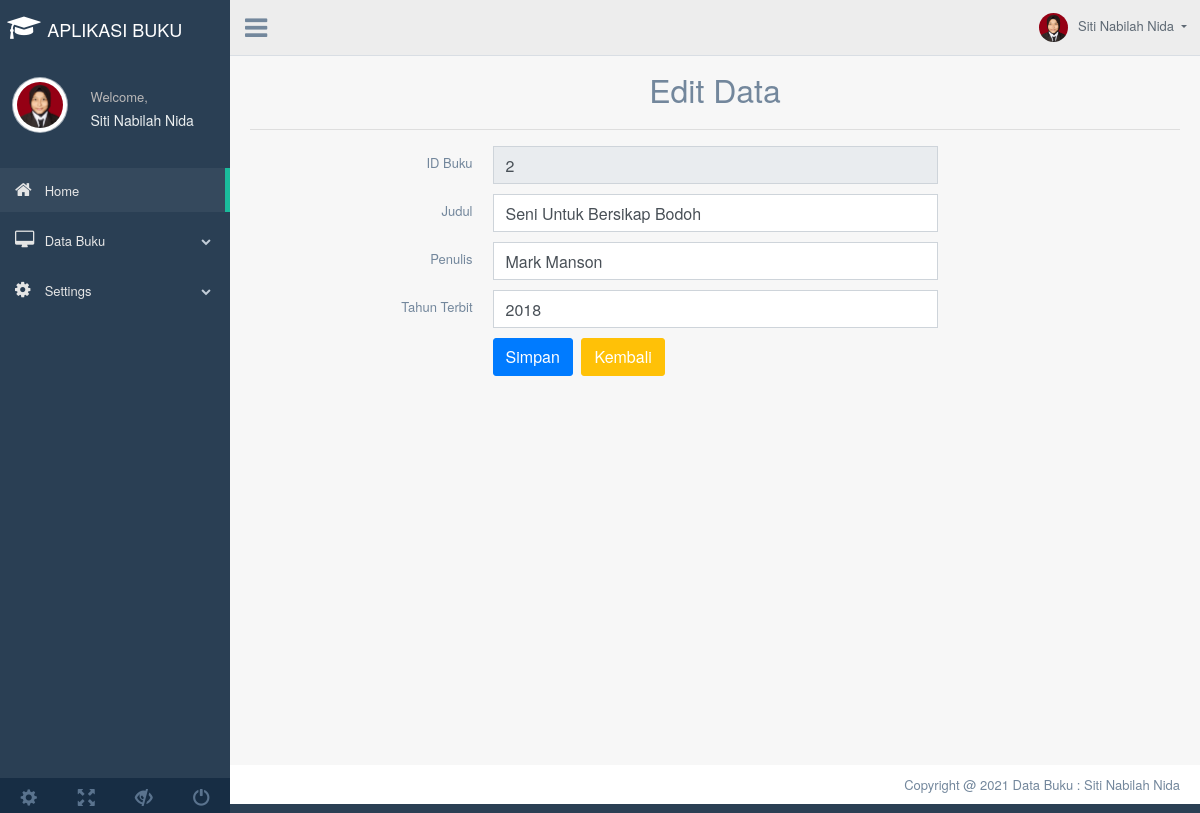
The app's page /index.php?page=edit_buku&id_buku=2 with its own data.
### tables this page shows
CREATE TABLE `buku` (
  `id_buku` int(11) NOT NULL,
  `judul` varchar(50) NOT NULL,
  `penulis` varchar(35) NOT NULL,
  `tahun_terbit` varchar(4) NOT NULL
);

### edit.php (the view, shortened to what this page needs)
<?php include('config.php'); ?>
	<div class="container" style="margin-top:20px">
		<center><font size="6">Edit Data</font></center>
		<hr>
		<?php
		if(isset($_GET['id_buku'])){
			$id_buku = $_GET['id_buku'];
			$select = mysqli_query($koneksi, "SELECT * FROM buku WHERE id_buku='$id_buku'") or die(mysqli_error($koneksi));
			if(mysqli_num_rows($select) == 0){
				echo '<div class="alert alert-warning">ID tidak ada dalam database.</div>';
				exit();
			}else{
				$data = mysqli_fetch_assoc($select);
			}
		}
		?>
		<form action="index.php?page=edit_buku&id_buku=<?php echo $id_buku; ?>" method="post">
			<div class="item form-group">
				<label class="col-form-label col-md-3 col-sm-3 label-align">ID Buku</label>
				<div class="col-md-6 col-sm-6">
					<input type="text" name="id_buku" class="form-control" size="4" value="<?php echo $data['id_buku']; ?>" readonly required>
				</div>
			</div>
			<div class="item form-group">
				<label class="col-form-label col-md-3 col-sm-3 label-align">Judul</label>
				<div class="col-md-6 col-sm-6">
					<input type="text" name="judul" class="form-control" value="<?php echo $data['judul']; ?>" required>
				</div>
			</div>
			<div class="item form-group">
				<label class="col-form-label col-md-3 col-sm-3 label-align">Penulis</label>
				<div class="col-md-6 col-sm-6">
					<input type="text" name="penulis" class="form-control" value="<?php echo $data['penulis']; ?>" required>
				</div>
			</div>
			<div class="item form-group">
				<label class="col-form-label col-md-3 col-sm-3 label-align">Tahun Terbit</label>
				<div class="col-md-6 col-sm-6">
					<input type="text" name="tahun_terbit" class="form-control" value="<?php echo $data['tahun_terbit']; ?>" required>
				</div>
			</div>
			<div class="item form-group">
				<div class="col-md-6 col-sm-6 offset-md-3">
					<input type="submit" name="submit" class="btn btn-primary" value="Simpan">
					<a href="index.php?page=tampil_buku" class="btn btn-warning">Kembali</a>
				</div>
			</div>
		</form>
	</div>

### records on screen
buku: id_buku "2", judul "Seni Untuk Bersikap Bodoh", penulis "Mark Manson", tahun_terbit "2018"
